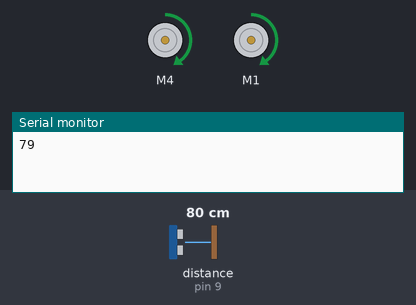
This sketch was run on a simulated Arduino Uno, built with avr-gcc and run on an emulated ATmega328P. Parts: 2 × DC motor (green arrow = forward, orange = backward, longer = faster), the last lines printed to the serial monitor. Wiring (inferred from the names in the program): ultrasonic range finder: trigger pin 10; echo pin 9. The inputs (shaded band) are chosen by the test bench; at power-on: distance to the obstacle (sensor on pin 9) 80 cm. The echo pulse lasts 58.3 µs per cm.

Above: at 1.2 s.
1.3 s: distance to the obstacle (sensor on pin 9) set to 35 cm
2.9 s: distance to the obstacle (sensor on pin 9) set to 28 cm
At 4.8 s:
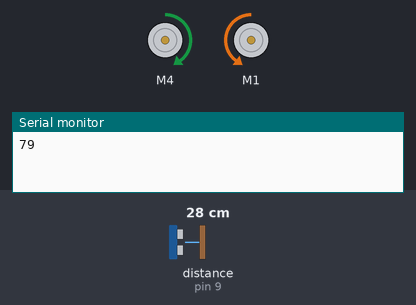
6.0 s: distance to the obstacle (sensor on pin 9) set to 60 cm
At 7.0 s:
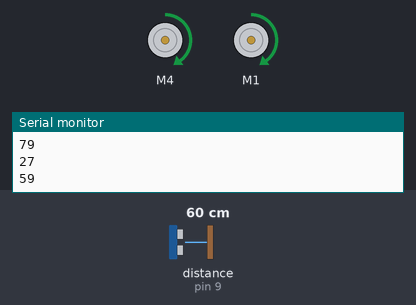
8.1 s: distance to the obstacle (sensor on pin 9) set to 2 cm
At 8.7 s:
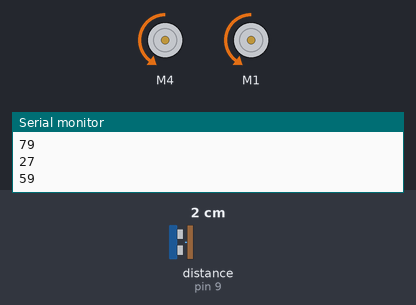
Timing chart, 0 to 12.2 s (numbered marks = the images above; inputs shaded):
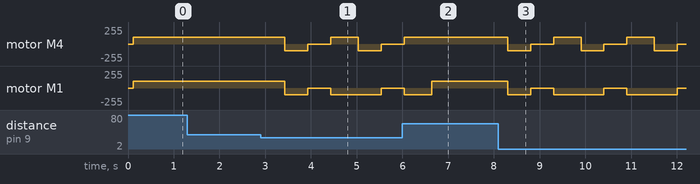

Measured:
- the behaviour switches between 32 and 31 cm on distance to the obstacle (sensor on pin 9) (found by bisection; images 0 and 1)
- after the input at 1.3 s, every drawn part: stays the same
- after the input at 2.9 s, motor M4: forward 100/255 → backward 100/255 after 0.53 s, → stopped 0.50 s later, → forward 100/255 0.50 s later, → backward 100/255 0.60 s later, … (5 changes in this stretch); motor M1: forward 100/255 → backward 100/255 after 0.53 s, → stopped 0.50 s later, → backward 100/255 0.50 s later, → stopped 1.1 s later
- after the input at 6.0 s, motor M4: goes on until 6.0 s, then stays forward 100/255
- after the input at 8.1 s, motor M4: forward 100/255 → backward 100/255 after 0.20 s, then repeats every 1.6 s: stopped 0.50 s, forward 100/255 0.60 s, backward 100/255 0.50 s; motor M1: forward 100/255 → backward 100/255 after 0.20 s, then repeats every 1.6 s: stopped 0.50 s, backward 100/255 1.1 s

The sketch:

robot.ino
```cpp
// (licence header left out)
// DESCRIPTION:
// Simple Arduino program for a robot with two wheels and a front
// mounted ultra sonic sensor to avoid collision while in constant
// motion

// TODO:
// - Dynamic calculation of turning circles and stopping distances
//   + integrate simple physics model of floor
// - Mapping of space
//   + populate a simple 2D grid
// - Incorporate other sensors (infrared, light etc)

#include <AFMotor.h>

// create direct current motors on Arduino ports 4(R), 1(L)
AF_DCMotor motorR(4);
AF_DCMotor motorL(1);

// declare global variables for ease

// max/min range of ultrasound sensor
int maximumRange = 200;
int minimumRange = 0;

// analogue pin numbers dependent on circuit board
int sensorPinL = A0; // left
int sensorPinR = A1; // right

// speed of wheels, measured from 0 to 255 (0 is stop)
int speedL = 100;
int speedR = 100;

int trigPin = 10;
int echoPin = 9;

// Has to be here: simple initialisation by Arduino firmware
void setup() {
  Serial.begin (9600); //sets up serial port to allow input

}

// Arduino firmware loops the below function ad infinitum

void loop() {
  // Diagnostic: print to serial port (specified in setup()) the
  // distance away from obstacle reported by ultrasound sensor
  Serial.println(distanceAway());

  // While distance from obstacle is > 30cm, keep going forward
  // 30cm is specific to slippery kitchen tiles and rubber wheels
  while(distanceAway() > 30) {
    go_fwd();
  }

  // We're closer than 30cm away from obstacle
  // spin wheels backward (more eff. than stopping)
  go_bwd();

  // Completely stop wheels
  stop_move();

  // Spin robot left
  spin_left();
}

// Simple functions below move robot left, fwd or back
// They last for n milliseconds, empirically determined.

// Spin robot left by counter rotating wheels
void spin_left() {
  motorR.setSpeed(speedL);
  motorL.setSpeed(speedR);
  motorR.run(FORWARD);
  motorL.run(BACKWARD);
  delay(500);
}

// Move robot forward
void go_fwd() {
  motorR.setSpeed(speedL);
  motorR.run(FORWARD);
  motorL.setSpeed(speedR);
  motorL.run(FORWARD);
  delay(500);
}

// Move robot backward
void go_bwd() {
  motorR.setSpeed(speedL);
  motorR.run(BACKWARD);
  motorL.setSpeed(speedR);
  motorL.run(BACKWARD);
  delay(500);
}

// Completely stop robot
void stop_move() {
  motorR.run(RELEASE);
  motorL.run(RELEASE);
  delay(500);
}

// Infer from analogue signal of ultrasound
// transducer that we'rea certain distance (cm) away

// Attributed to http://bit.ly/1wDOVSP

long distanceAway() {
  // The following trigPin/echoPin cycle is used to determine the
  // distance of the nearest object by bouncing soundwaves off of it.
  pinMode(trigPin, OUTPUT);
  pinMode(echoPin, INPUT);

  digitalWrite(trigPin, LOW);
  delayMicroseconds(2);

  digitalWrite(trigPin, HIGH);
  delayMicroseconds(10);

  digitalWrite(trigPin, LOW);
  long duration = pulseIn(echoPin, HIGH);

  //Calculate the distance (in cm) based on the speed of sound.
  long distance;
  distance = duration/58.2;

  if (distance >= maximumRange || distance <= minimumRange){
    /* Send a negative number to computer and Turn LED ON
     to indicate "out of range" */
    Serial.println("-1");
  }
  else {
    /* Send the distance to the computer using Serial protocol, and
     turn LED OFF to indicate successful reading. */
  }

  //Delay 50ms before next reading.
  delay(50);
  return(distance);
}
```
